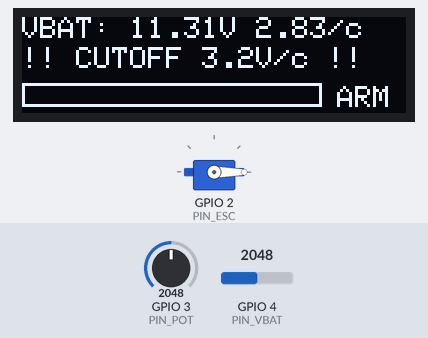
A sketch run on a simulated ESP32-C3. On the bench: 128×32 one-colour display, servo. The test bench sets the inputs (shaded band); at power-on: GPIO 4 (PIN_VBAT) = 2048, GPIO 3 (PIN_POT) = 2048 (analog values on the 0–4095 scale). What the sketch prints to the serial monitor is not drawn.

Above: at 4.2 s.
4.3 s: GPIO 4 (PIN_VBAT) set to 907
At 4.78 s:
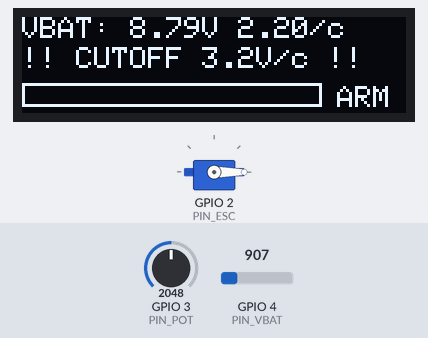
6.1 s: GPIO 4 (PIN_VBAT) set to 761
At 7.7 s:
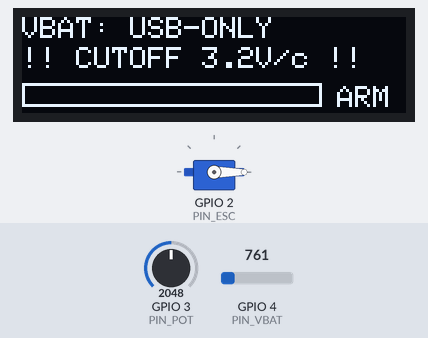
8.6 s: GPIO 3 (PIN_POT) set to 251
10.1 s: GPIO 3 (PIN_POT) set to 212
At 11.7 s:
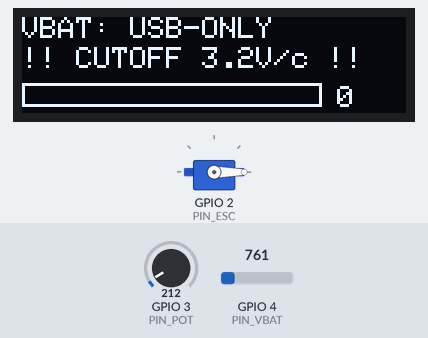
12.2 s: GPIO 4 (PIN_VBAT) set to 1040
At 13.21 s:
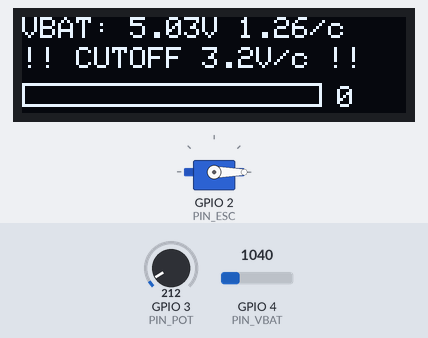
15.2 s: GPIO 4 (PIN_VBAT) set to 491
At 16.3 s:
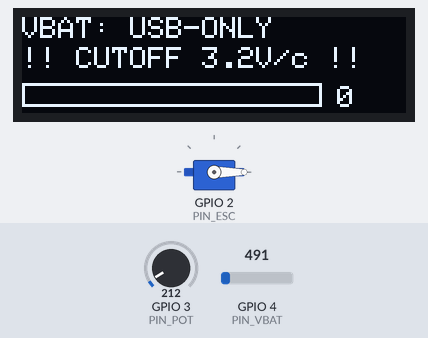
Timing chart, 0 to 17.8 s (numbered marks = the images above; inputs shaded):
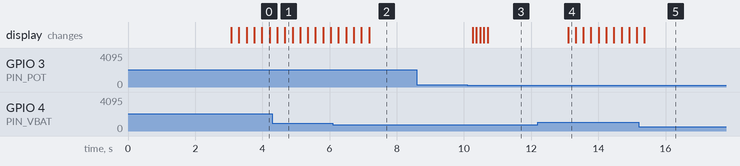

Measured:
- the behaviour switches between 834 and 833 on GPIO 4 (PIN_VBAT) (found by bisection; images 1 and 2)
- the behaviour switches between 238 and 237 on GPIO 3 (PIN_POT) (found by bisection; images 2 and 3)
- after the input at 8.6 s, every drawn part: stays the same
- after the input at 10.1 s, the display: first changes after 0.16 s (image 3 shows a later state)
- after the input at 12.2 s, the display: changes after 0.90 s (image 4)
- after the input at 15.2 s, the display: changes after 0.17 s (image 5)

The sketch:

05-safety-features.ino
```cpp
/*
 * Turbine Brick v2 — Motor + VBAT Integration Test
 * WITH SAFETY ARMING SEQUENCE
 *
 * Hardware:
 *   - ESP32-C3 (USB CDC enabled in Arduino IDE)
 *   - SSD1306 128x32 OLED (I2C, addr 0x3C)
 *   - 10kΩ potentiometer on GPIO3
 *   - Voltage divider on GPIO4 (10kΩ + 2kΩ + 100nF cap)
 *   - Skywalker 40A ESC on GPIO2
 *   - 4S LiPo battery (or bench PSU)
 *
 * Features:
 *   - ADC attenuation set for full 0-3.3V input range
 *   - Two-point voltage calibration
 *   - EMA filter on VBAT for stable readings
 *   - Dead zones on pot for clean 0% and 100%
 *   - 100nF cap on GPIO4 for noise filtering
 *   - 3.2V/cell cutoff for 4S LiPo safety (12.8V total)
 *   - ARMING SEQUENCE: motor won't respond until pot held at MIN for 500ms
 *   - Fault latching: once VBAT cutoff triggers, stays cut off until power cycle
 */

#include <Wire.h>
#include <Adafruit_GFX.h>
#include <Adafruit_SSD1306.h>
#include <ESP32Servo.h>

// ───────── PIN CONFIG ─────────
#define PIN_POT       3
#define PIN_ESC       2
#define PIN_VBAT      4

// ───────── OLED CONFIG ─────────
#define SCREEN_WIDTH  128
#define SCREEN_HEIGHT 32
#define OLED_RESET    -1
#define OLED_ADDR     0x3C

// ───────── POT CONFIG ─────────
#define RAW_MIN       200    // dead zone below this = 0%
#define RAW_MAX       4000   // dead zone above this = 100%

// ───────── ESC CONFIG ─────────
#define ESC_MIN_US    1000
#define ESC_MAX_US    2000

// ───────── ARMING CONFIG ─────────
#define ARM_HOLD_TIME 500    // ms pot must stay at MIN before arming

// ───────── VBAT CONFIG ─────────
#define ADC_REF       3.3f
#define ADC_RES       4095.0f
#define VDIV_RATIO    5.25f

// Two-point voltage calibration — UPDATE WITH YOUR MEASUREMENTS
#define CAL_V_LOW     12.90f
#define CAL_V_HIGH    16.00f
#define CAL_R_LOW     12.25f
#define CAL_R_HIGH    15.53f

// 4S LiPo voltage thresholds
#define VBAT_LOW      13.20f  // 3.30V/cell — warning
#define VBAT_CUTOFF   12.80f  // 3.20V/cell — hard stop
#define VBAT_USB_MODE 5.00f   // below this = USB-only mode

// ───────── GLOBALS ─────────
Adafruit_SSD1306 display(SCREEN_WIDTH, SCREEN_HEIGHT, &Wire, OLED_RESET);
Servo esc;

float vbatFiltered = 15.0f;
unsigned long lastDisplay = 0;
unsigned long lastVbat = 0;
unsigned long lastSerial = 0;
unsigned long armingTimer = 0;

bool armed = false;
bool faultLatched = false;

// ───────── POT FUNCTIONS ─────────
int readPotRaw() {
  long sum = 0;
  for (int i = 0; i < 32; i++) {
    sum += analogRead(PIN_POT);
    delayMicroseconds(100);
  }
  return sum / 32;
}

int rawToPct(int raw) {
  if (raw < RAW_MIN) return 0;
  if (raw > RAW_MAX) return 100;
  return map(raw, RAW_MIN, RAW_MAX, 0, 100);
}

// ───────── VBAT FUNCTIONS ─────────
float readVbatRaw() {
  long sum = 0;
  for (int i = 0; i < 64; i++) {
    sum += analogRead(PIN_VBAT);
    delayMicroseconds(100);
  }
  float vadc = (sum / 64.0f / ADC_RES) * ADC_REF;
  return vadc * VDIV_RATIO;
}

float readVbat() {
  float vbat_raw = readVbatRaw();

  // Two-point linear calibration
  float scale = (CAL_V_HIGH - CAL_V_LOW) / (CAL_R_HIGH - CAL_R_LOW);
  float offset = CAL_V_LOW - (CAL_R_LOW * scale);
  float vbat_corrected = (vbat_raw * scale) + offset;

  // EMA filter
  vbatFiltered = vbatFiltered * 0.8f + vbat_corrected * 0.2f;
  return vbatFiltered;
}

// ───────── SETUP ─────────
void setup() {
  Serial.begin(115200);
  Wire.begin(8, 9);

  if (!display.begin(SSD1306_SWITCHCAPVCC, OLED_ADDR)) {
    Serial.println("OLED init failed");
    while (1);
  }

  // ADC config — CRITICAL for correct readings
  analogReadResolution(12);
  analogSetPinAttenuation(PIN_POT, ADC_11db);
  analogSetPinAttenuation(PIN_VBAT, ADC_11db);

  // Splash screen
  display.clearDisplay();
  display.setTextColor(SSD1306_WHITE);
  display.setTextSize(1);
  display.setCursor(0, 0);
  display.println("TURBINE BRICK v2");
  display.println("Initialising ESC...");
  display.display();

  // ESC arming pulse — sends MIN throttle for 3 seconds
  esc.attach(PIN_ESC, ESC_MIN_US, ESC_MAX_US);
  esc.writeMicroseconds(ESC_MIN_US);
  delay(3000);
}

// ───────── LOOP ─────────
void loop() {
  unsigned long now = millis();

  // Read pot continuously
  int raw = readPotRaw();
  int pct = rawToPct(raw);

  // Read voltage every 200ms
  if (now - lastVbat >= 200) {
    lastVbat = now;
    readVbat();
  }

  bool usbMode = (vbatFiltered < VBAT_USB_MODE);

  // ───────── SAFETY CHECKS ─────────

  // 1. VBAT cutoff (only when battery connected)
  if (!usbMode && vbatFiltered < VBAT_CUTOFF) {
    faultLatched = true;
  }

  // 2. ARMING SEQUENCE — must see pot at MIN held for 500ms before allowing throttle
  if (!armed) {
    if (pct == 0) {
      // Pot is at min — start or continue arming timer
      if (armingTimer == 0) {
        armingTimer = now;
      } else if (now - armingTimer >= ARM_HOLD_TIME) {
        armed = true;
      }
    } else {
      // Pot moved away from min — reset timer
      armingTimer = 0;
    }
  }

  // ───────── DETERMINE ESC OUTPUT ─────────
  int pulseUs;

  if (faultLatched) {
    pulseUs = ESC_MIN_US;  // VBAT cutoff — forced minimum
  } else if (!armed) {
    pulseUs = ESC_MIN_US;  // Not armed yet — forced minimum
  } else {
    pulseUs = map(pct, 0, 100, ESC_MIN_US, ESC_MAX_US);
  }
  esc.writeMicroseconds(pulseUs);

  // ───────── DISPLAY ─────────
  if (now - lastDisplay >= 100) {
    lastDisplay = now;

    display.clearDisplay();
    display.setTextSize(1);

    // Line 1: VBAT (or USB mode)
    display.setCursor(0, 0);
    if (usbMode) {
      display.print("VBAT: USB-ONLY");
    } else {
      display.print("VBAT: ");
      display.print(vbatFiltered, 2);
      display.print("V ");
      display.print(vbatFiltered / 4.0f, 2);
      display.print("/c");
    }

    // Line 2: Status / throttle
    display.setCursor(0, 10);
    if (faultLatched) {
      display.print("!! CUTOFF 3.2V/c !!");
    } else if (!armed) {
      // Show arming progress
      display.print("MOVE POT TO MIN");
      if (pct == 0 && armingTimer > 0) {
        // Show progress bar during arm hold
        int armProgress = ((now - armingTimer) * 100) / ARM_HOLD_TIME;
        display.setCursor(95, 10);
        display.print(armProgress);
        display.print("%");
      } else {
        display.setCursor(95, 10);
        display.print(pct);
        display.print("%");
      }
    } else if (!usbMode && vbatFiltered < VBAT_LOW) {
      display.print("LOW BAT ");
      display.print(pct);
      display.print("%");
    } else {
      display.print("THR: ");
      display.print(pct);
      display.print("% ");
      display.print(pulseUs);
      display.print("us");
    }

    // Throttle bar (or arming bar)
    display.drawRect(0, 22, 100, 8, SSD1306_WHITE);
    if (!armed && pct == 0 && armingTimer > 0) {
      // Show arming progress as bar
      int armBarWidth = ((now - armingTimer) * 100) / ARM_HOLD_TIME;
      if (armBarWidth > 100) armBarWidth = 100;
      display.fillRect(0, 22, armBarWidth, 8, SSD1306_WHITE);
    } else if (armed && !faultLatched) {
      int barWidth = map(pct, 0, 100, 0, 100);
      display.fillRect(0, 22, barWidth, 8, SSD1306_WHITE);
    }

    display.setCursor(105, 23);
    if (!armed) {
      display.print("ARM");
    } else {
      display.print(pct);
    }

    display.display();
  }

  // ───────── SERIAL LOG ─────────
  if (now - lastSerial >= 100) {
    lastSerial = now;
    Serial.print("raw=");
    Serial.print(raw);
    Serial.print(" pct=");
    Serial.print(pct);
    Serial.print(" us=");
    Serial.print(pulseUs);
    Serial.print(" vbat=");
    Serial.print(vbatFiltered, 2);
    Serial.print("V");
    if (!armed) Serial.print(" [DISARMED]");
    if (armed) Serial.print(" [ARMED]");
    if (faultLatched) Serial.print(" [FAULT]");
    if (usbMode) Serial.print(" [USB]");
    Serial.println();
  }

  delay(20);  // ~50Hz loop
}
```
